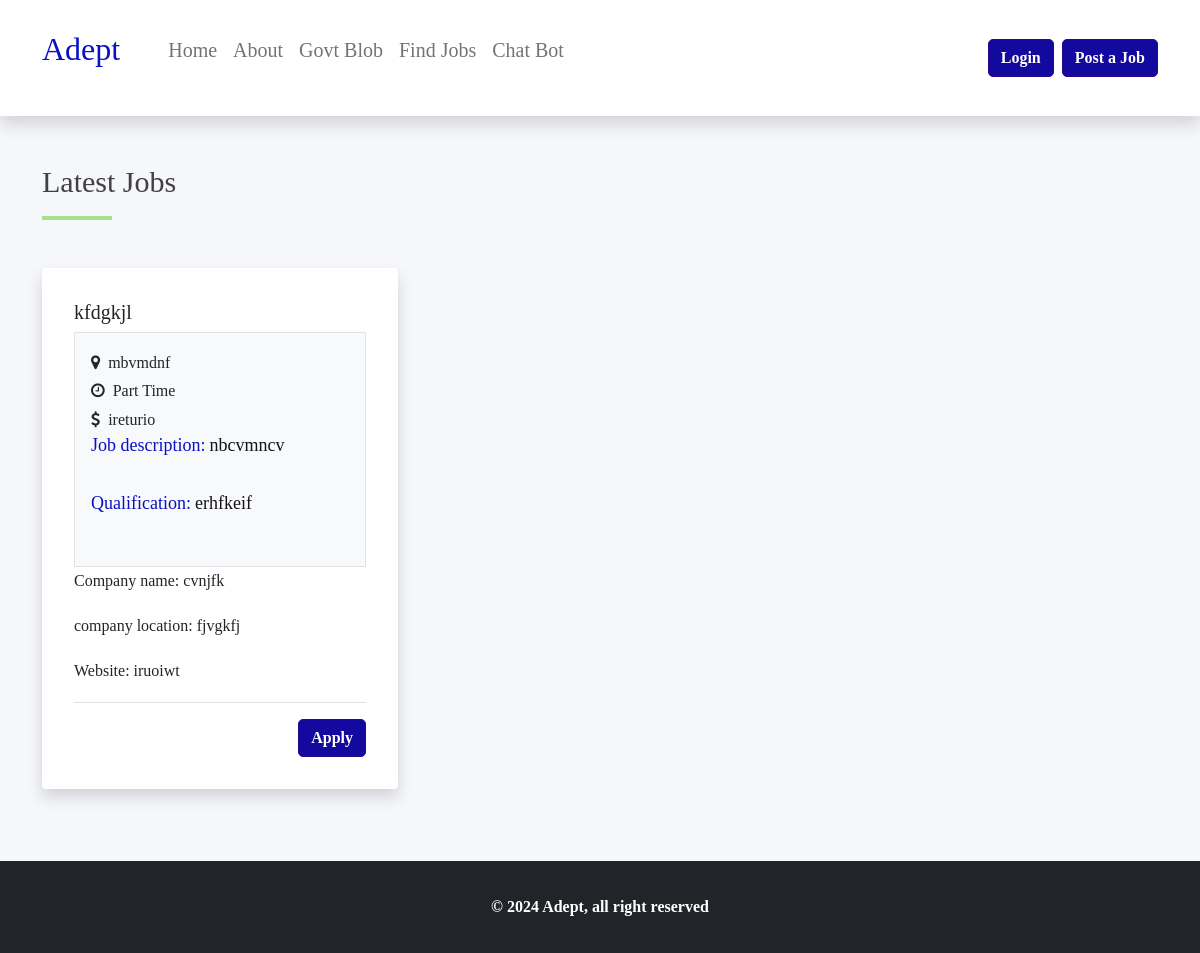
Before: /Findjobs with the older database file.
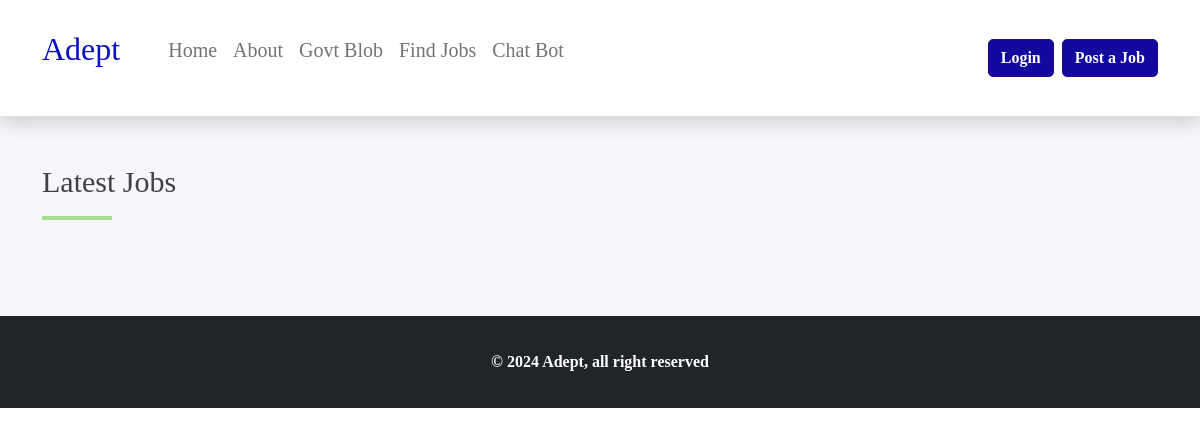
After: the same page with the newer database file.
### tables this page shows
CREATE TABLE jobs(title text,category text,jobnature text,vacancy text,salary text,location text,description text,qualifications text,keywords text,name text, companylocation tect,website text);

### app.py (the view)
@app.route('/Findjobs')
def Findjobs():
    sqlconnection = sqlite3.connect('adept.db')
    cur = sqlconnection.cursor()
    cur.execute("""select * from jobs""")
    sqlconnection.commit()
    find=cur.fetchall()
    return render_template('jobs.html',findjobs=find)

### templates/jobs.html (shortened to what the changed rows need)
<!DOCTYPE html>
<html class="no-js" lang="en_AU">
<head>
    <link href="https://cdn.jsdelivr.net/npm/bootstrap@5.0.2/dist/css/bootstrap.min.css" rel="stylesheet">
    <link rel="stylesheet" href="{{url_for('static' ,filename='style.css')}}">
	<link rel="stylesheet" href="https://cdnjs.cloudflare.com/ajax/libs/font-awesome/4.7.0/css/font-awesome.css" />
    <link rel="stylesheet" type="text/css" href="src/style.css" />
</head>
<body data-instant-intensity="mousedown">
<section class="section-3 bg-2 py-5">
    <div class="container">
        <h2>Latest Jobs</h2>
        <div class="row pt-5">
            <div class="job_listing_area">
                <div class="job_lists">
                    <div class="row">
                        {%for i in findjobs%}
                        <div class="col-md-4">
                            <div class="card border-0 p-3 shadow mb-4">
                                <div class="card-body">
                                    <h3 class="border-0 fs-5 pb-2 mb-0" >{{i[0]}}</h3>
                                    <div class="bg-light p-3 border">
                                    <p class="mb-0">
                                        <span class="fw-bolder"><i class="fa fa-map-marker"></i></span>
                                        <span class="ps-1">{{i[5]}}</span>
                                    </p>
                                    <p class="mb-0">
                                        <span class="fw-bolder"><i class="fa fa-clock-o"></i></span>
                                        <span class="ps-1">{{i[2]}}</span>
                                    </p>
                                    <p class="mb-0">
                                        <span class="fw-bolder"><i class="fa fa-usd"></i></span>
                                        <span class="ps-1">{{i[4]}}</span>
                                    </p>
                                    <p class="mb-0">
                                        <h6 style="color:rgba(9, 16, 198);">Job description:<span class="ps-1" style="color:rgb(20, 20, 24);">{{i[6]}}</span></h6>
                                    </p>
                                    <p class="mb-0">
                                        <h6 style="color:rgba(9, 16, 198);" >Qualification:<span class="ps-1" style="color:rgba(20, 20, 24);">{{i[7]}}</span></h6>
                                    </p>
                                </div>
                                <p>Company name: {{i[9]}}</p>
                                <p>company location: {{i[10]}}</p>
                                <p>Website: {{i[11]}}</p>
                                    <div class="border-bottom"></div>
                                    <div class="pt-3 text-end">
                                        <a href="/jobapply" class="btn btn-success">Apply</a>
                                    </div>
                                </div>
                            </div>
                        </div>
                        {% endfor %}
                    </div>
                </div>
            </div>
        </div>
    </div>
</section>
</body>
</html>

Changed rows visible on the page:
removed jobs: title "kfdgkjl", location "mbvmdnf", jobnature "Part Time", salary "ireturio", description "nbcvmncv", qualifications "erhfkeif", name "cvnjfk", companylocation "fjvgkfj", website "iruoiwt"
